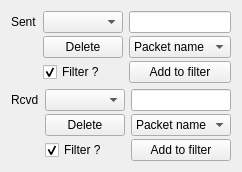
<?xml version="1.0" encoding="UTF-8"?>
<ui version="4.0">
 <class>FilterForm</class>
 <widget class="QWidget" name="FilterForm">
  <property name="geometry">
   <rect>
    <x>0</x>
    <y>0</y>
    <width>236</width>
    <height>172</height>
   </rect>
  </property>
  <property name="windowTitle">
   <string>Packet Filtering</string>
  </property>
  <layout class="QGridLayout" name="gridLayout">
   <item row="1" column="0" colspan="3">
    <layout class="QGridLayout" name="gridLayout_2">
     <property name="verticalSpacing">
      <number>3</number>
     </property>
     <item row="0" column="0">
      <widget class="QLabel" name="label">
       <property name="text">
        <string>Sent</string>
       </property>
      </widget>
     </item>
     <item row="0" column="2">
      <widget class="QLineEdit" name="LE_SEND_NEW_PACKET"/>
     </item>
     <item row="0" column="1">
      <widget class="QComboBox" name="CB_SEND_FILTERED"/>
     </item>
     <item row="1" column="2">
      <widget class="QComboBox" name="CB_SEND_FILTERING_TYPE">
       <property name="minimumSize">
        <size>
         <width>100</width>
         <height>0</height>
        </size>
       </property>
       <item>
        <property name="text">
         <string>Packet name</string>
        </property>
       </item>
       <item>
        <property name="text">
         <string>Contains</string>
        </property>
       </item>
       <item>
        <property name="text">
         <string>Ends with</string>
        </property>
       </item>
      </widget>
     </item>
     <item row="2" column="2">
      <widget class="QPushButton" name="PB_SEND_FILTER">
       <property name="text">
        <string>Add to filter</string>
       </property>
      </widget>
     </item>
     <item row="2" column="1">
      <widget class="QCheckBox" name="CB_SEND_FILTER">
       <property name="text">
        <string>Filter ?</string>
       </property>
       <property name="checked">
        <bool>true</bool>
       </property>
       <property name="tristate">
        <bool>false</bool>
       </property>
      </widget>
     </item>
     <item row="1" column="1">
      <widget class="QPushButton" name="PB_SEND_DELETE">
       <property name="text">
        <string>Delete</string>
       </property>
      </widget>
     </item>
    </layout>
   </item>
   <item row="2" column="0" colspan="3">
    <layout class="QGridLayout" name="gridLayout_3">
     <property name="horizontalSpacing">
      <number>6</number>
     </property>
     <property name="verticalSpacing">
      <number>3</number>
     </property>
     <item row="0" column="1">
      <widget class="QComboBox" name="CB_RCVD_FILTERED"/>
     </item>
     <item row="0" column="2">
      <widget class="QLineEdit" name="LE_RCVD_NEW_PACKET"/>
     </item>
     <item row="1" column="2">
      <widget class="QComboBox" name="CB_RCVD_FILTERING_TYPE">
       <property name="minimumSize">
        <size>
         <width>100</width>
         <height>0</height>
        </size>
       </property>
       <item>
        <property name="text">
         <string>Packet name</string>
        </property>
       </item>
       <item>
        <property name="text">
         <string>Contains</string>
        </property>
       </item>
       <item>
        <property name="text">
         <string>Ends with</string>
        </property>
       </item>
      </widget>
     </item>
     <item row="0" column="0">
      <widget class="QLabel" name="label_2">
       <property name="text">
        <string>Rcvd</string>
       </property>
      </widget>
     </item>
     <item row="2" column="2">
      <widget class="QPushButton" name="PB_RCVD_FILTER">
       <property name="text">
        <string>Add to filter</string>
       </property>
      </widget>
     </item>
     <item row="2" column="1">
      <widget class="QCheckBox" name="CB_RCVD_FILTER">
       <property name="text">
        <string>Filter ?</string>
       </property>
       <property name="checked">
        <bool>true</bool>
       </property>
      </widget>
     </item>
     <item row="1" column="1">
      <widget class="QPushButton" name="PB_RCVD_DELETE">
       <property name="text">
        <string>Delete</string>
       </property>
      </widget>
     </item>
    </layout>
   </item>
  </layout>
 </widget>
 <resources/>
 <connections/>
</ui>
